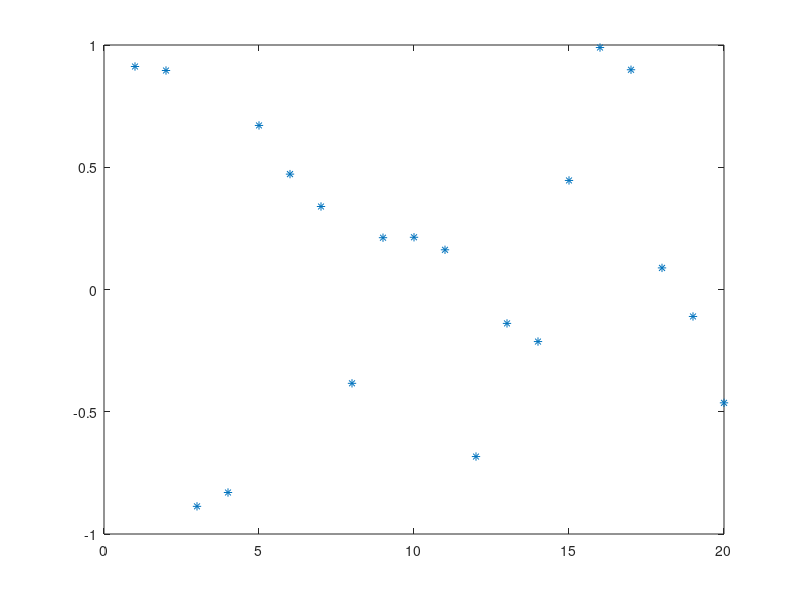

The MATLAB script that drew this image: (Note: this script raises an error after producing the figure.)
clear
close all;

%%% Multi objective Kalman Filter for a simple example
%CHECK the interval a,b and the initial datum u
%Select 1 for direct approach 
%select 2 for adaptive approach

%strategy=1; %Direct approach 

strategy=2;  %Adaptive approach


%% Initial data
% domain
a=-1;
b=1;     

Nsample=20;       %number of the ensembles
K=10;             % number of the observations 
NL=34;            %Lambda discretization parameter
d=1;              %dimension of "u"
Nmax_it=1000;
Nmax_it_lambda=400;
cost_up=0.0001;

mu=zeros(K,1);
Gamma=eye(K);
noise = mvnrnd(mu, 0.001*Gamma);

y1= zeros(K,1)+ noise'; 
y2= zeros(K,1)+noise';


Gamma_inv=Gamma \ eye(K);

%% EnKF procedure

rng(2);  % For reproducibility 
u0 = a + (b-a)*(rand(1,Nsample));    
plot(u0,'*');       %plot of the initial ensemble

%initialization of the vectors
u_final=zeros(d, Nsample, NL);
us = zeros(d, NL);
N = zeros(1, NL);
xax = zeros(1, NL);
yax = zeros(1, NL);
g = zeros(K, NL);
g1 = zeros(K, NL);
g2 = zeros(K, NL);
df1 = zeros (K,NL);
df2 = zeros (K,NL);

% Initial data for moment equations

m0=sum(u0,2)/Nsample;               % Initial momentum
E0=sum(u0.*u0,2)/Nsample;             % initial energy
ml0=0;
El0=0;

um=u0;

i=1;
lambda(i)=0.0;

if strategy==1   %Direct approach
    lambda=linspace(0.0,1.005,NL);
    for i=1:NL
        [us(:, i), u_final(:,:,i), N(i),phi(i)]=EnKF(lambda(i),y1,y2,Nsample,um,Gamma,Gamma_inv,K,Nmax_it);

         g(:, i)=G_scalar(lambda(i),us(:,i), K);
         g1(:, i)=G1_scalar(us(:,i), K);
         g2(:, i)=G2_scalar(us(:,i), K);
 
         % Pareto front
         df1(:,i) = g1(:,i) - y1(:);
         xax(i) = df1(1,i);

         df2(:,i) = g2(:,i) - y2(:);
         yax(i) = df2(1,i);    
    end
    save('Naive_point.mat','xax','yax')
    NLA=i+1;

else

    while(lambda(i)<1-0.1 && i<Nmax_it_lambda) %Adaptive appoach

       [us(:, i), u_final(:,:,i), N(i),phi(i)]=EnKF(lambda(i),y1,y2,Nsample,um,Gamma,Gamma_inv,K,Nmax_it);

       g(:, i)=G_scalar(lambda(i),us(:,i), K);
       g1(:, i)=G1_scalar(us(:,i), K);
       g2(:, i)=G2_scalar(us(:,i), K);

       % Pareto front
       df1(:,i) = g1(:,i) - y1(:);
       xax(i) = df1(1,i);

       df2(:,i) = g2(:,i) - y2(:);
       yax(i) = df2(1,i);

       % preparation for the next step

        t_interval = [0 8];
        m0=sum(um,2)/Nsample;     %Initial momentum
        init_cond = [m0,0,E0,0]';
  
        [t,mom] = ode45(@(t,Y) ode_sys(t,Y,lambda(i),K,y1,y2,m0), t_interval , init_cond);

    %new initial data 
    s = rng;
    um = normrnd(mom(size(mom(:,1),1),1),mom(size(mom(:,1),1),3),[1,Nsample]);
    moment_in=mom(size(mom(:,1),1),1);
    lambda(i+1)=lambda(i)+cost_up/abs(mom(size(mom(:,1),1),2));

    if (mod(i,50)==0) %For checking
         i
     end

    i=i+1;

    end

save('Pareto_point.mat','xax','yax')

end
NLA=i-1  %number of lambda in the adaptive procedure


%% Plot
 fs=15;
 lw=1.5;
 figure
 title('Pareto')
 set(gca,'FontSize',fs);
 hold on
 %exact_Pareto;
 load('ParetoFronts.mat');  %Data for exact Pareto front for the toy examples
 scatter(Pf1(:,1),Pf1(:,2),'r.'); 
 for i=1:NLA
    if (N(i)<Nmax_it)
        plot (xax(i),yax(i),'* r','LineWidth',2);hold on;
    else
        plot (xax(i),yax(i),'* k','LineWidth',2);hold on;
    end
end
title('Pareto')
xlabel('y_1-G_1')
ylabel('y_2-G_2')
set(gca,'FontSize',fs);

figure
histogram(lambda(1:NLA+1),NLA+1)
set(gca,'FontSize',15);
title('Distribution of \lambda')
xlabel('Values of \lambda')
ylabel('Frequency')
axis([-0.05 1.05 0 1.2])
